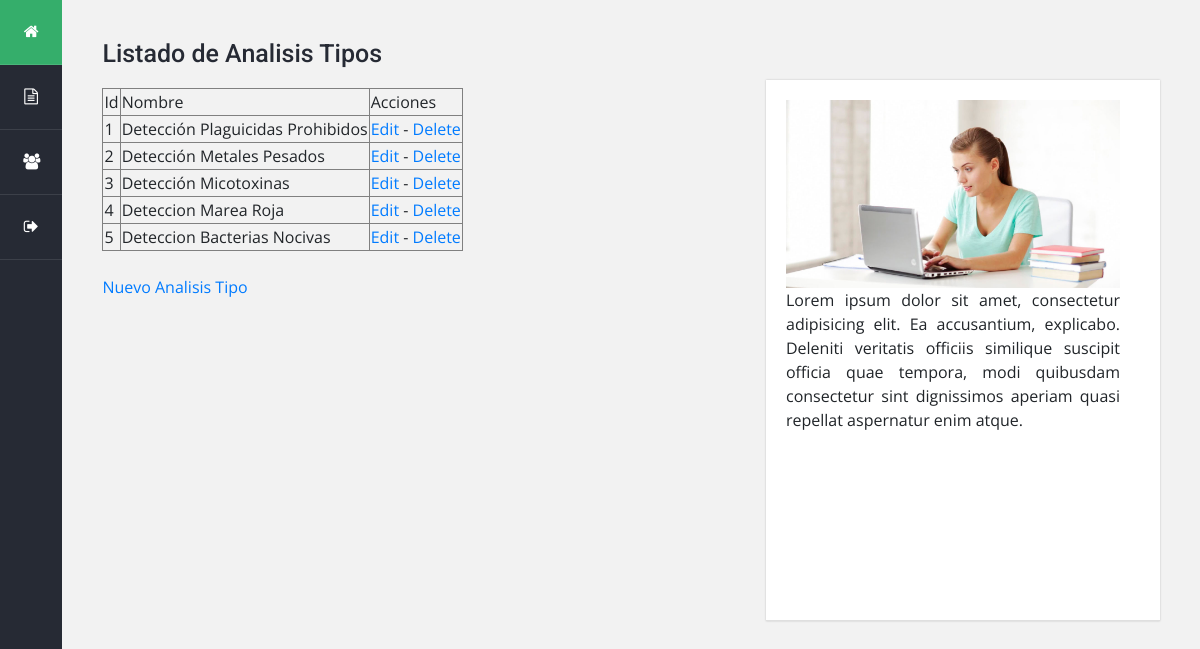
The app's page /ExamenPhp/manejadorAnalisisTipo.php with its own data.
### tables this page shows
CREATE TABLE `analisis_tipo` (
  `id` int(11) NOT NULL,
  `nombre` varchar(45) NOT NULL
);

### ExamenPhp/controllers/AnalisisTipoController.php (called while the page is built, shortened)
<?php
	require_once "./models/AnalisisTipo.php";
	class AnalisisTipoController {
		public $analisisTipo;
		public function __construct() {
	        $this->analisisTipo = new AnalisisTipo();
	    }
		public function buscarTodas() {
			$analisisTipos = $this->analisisTipo->buscarTodas();
    		include "views/sections/clienteHead.php";
			include 'views/listado_analisisTipos.php';
			include "views/sections/footer.php";
		}
	}
?>

### ExamenPhp/models/AnalisisTipo.php (called while the page is built, shortened)
<?php
require_once "DB.php";
class AnalisisTipo
    {
        private $id, $nombre;
        public function __construct($id=null, $nombre=null)
        {
            $this->id      = $id;
            $this->nombre  = $nombre;
        }
        public function getId()
        {
            return $this->id;
        }
        public function getNombre()
        {
            return $this->nombre;
        }
        public function buscarTodas(){
            $db = new DB();
            $query = "SELECT id, nombre FROM Analisis_Tipo";
            $sentencia = $db->getConexion()->prepare($query);
            $sentencia->execute();
            $rs= $sentencia->fetchAll();
            $AnalisisTipos=[];
            foreach($rs as $fila){
                $AnalisisTipos[] = new AnalisisTipo($fila["id"], $fila["nombre"]);
            }
            return $AnalisisTipos;
        }
    }
?>

### ExamenPhp/models/DB.php (called while the page is built)
<?php
	class DB
	{
		private $conexion;
		function __construct()
		{
			try{
				$this->conexion = new PDO('mysql:host=localhost;dbname=bbddisp', 'userbbddisp', 'userbbddisp');
			}
			catch(PDOException $e){
		    	$this->conexion = null;
			}
		}
		function getConexion(){
			return $this->conexion;
		}
	}
?>

### ExamenPhp/views/listado_analisistipos.php (the view)
<main class="main col">
				<div class="row">
					<div class="columna col-lg-7">
						<div class="widget nueva_entrada">
							<h3 class="titulo">Listado de Analisis Tipos</h3>
									<table border="1">
										<tr>
											<td>Id</td>
											<td>Nombre</td>
											<td>Acciones</td>
										</tr>
										<?php foreach ($analisisTipos as $analisisTipo){ ?>
										<tr>
											<td><?php echo $analisisTipo->getId()      ; ?></td>
											<td><?php echo $analisisTipo->getNombre()  ; ?></td>
									        <td><a href="?accion=crudEditar&id=<?php echo $analisisTipo->getId();?>">Edit</a>
									        - <a href="?accion=eliminar&id=<?php echo $analisisTipo->getId();?>">Delete</a></td>
										</tr>
										<?php } ?>
									</table>
									<br/>
									<a href="?accion=crudIngreso">Nuevo Analisis Tipo</a>
						</div>
					</div>
					<div class="columna col-lg-5">
						<div class="widget comentarios">
							<div class="contenedor">
								<div class="comentario d-flex flex-wrap">
									<div class="foto">
										<img src="../../WebPHPISP/views/images/comp.jpg">
										<p style="text-align: justify;">	Lorem ipsum dolor sit amet, consectetur adipisicing elit. Ea accusantium, explicabo. Deleniti veritatis officiis similique suscipit officia quae tempora, modi quibusdam consectetur sint dignissimos aperiam quasi repellat aspernatur enim atque.</p>
									</div>
								</div>
							</div>
						</div>
					</div>
				</div>
</main>

### ExamenPhp/views/css/estilos2.css (style rules this page uses)
body { background: #f2f2f2; font-size: 16px; font-family: 'Open Sans', sans-serif; }
.main { padding-top: 40px; }
.main .columna { padding-left: 40px; padding-right: 40px; }
.main .titulo { color: #262a34; font-size: 25px; font-weight: 500; font-family: 'Roboto', sans-serif; margin-bottom: 20px; }
.main .widget { margin-bottom: 40px; }
.main .comentarios .contenedor { box-shadow: 0px 0px 2px 0px rgba(0,0,0,0.2); }
.main .comentarios .comentario { background: #fff; padding: 20px; margin-top: 40px; border-bottom: 1px solid #dfdfdf; }
.main .comentarios .comentario .foto { width: 100%; height: 500px; overflow: hidden; margin-right: 20px; }
.main .comentarios .comentario .foto img { width: 100%; }

### records on screen
analisis_tipo: id "1", nombre "Detección Plaguicidas Prohibidos"
analisis_tipo: id "2", nombre "Detección Metales Pesados"
analisis_tipo: id "3", nombre "Detección Micotoxinas"
analisis_tipo: id "4", nombre "Deteccion Marea Roja"
analisis_tipo: id "5", nombre "Deteccion Bacterias Nocivas"
